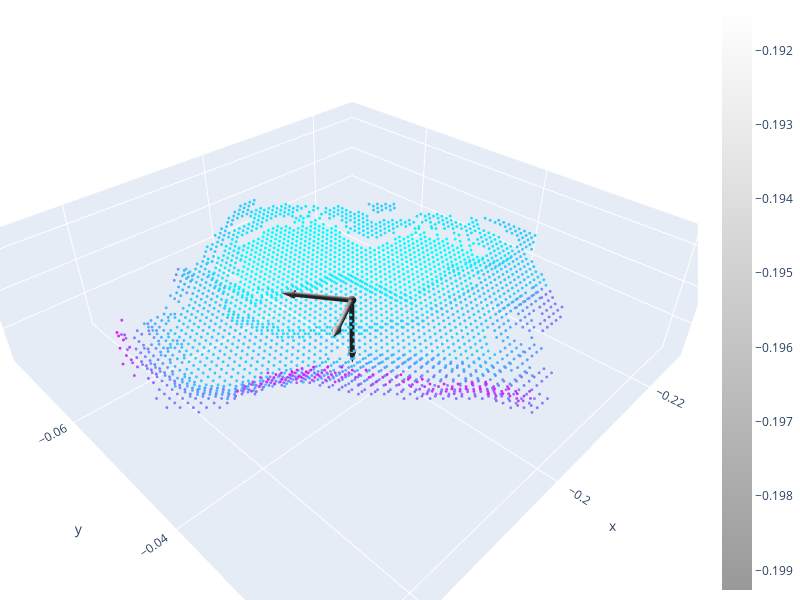

The cell this chart's notebook holds for it:
### Code cell
axis_length = np.linalg.norm(points - centroid, axis=1).max() * 0.3
frame = o3d.geometry.TriangleMesh.create_coordinate_frame(
    size=axis_length,
    origin=np.zeros(3)
)

# 3) RPY → 3×3 회전행렬
R_rpy = Rotation.from_euler(
    'xyz',
    [roll_pca, pitch_pca, yaw_pca],
    degrees=True
).as_matrix()

# 4) 4×4 변환행렬로 결합 (회전 + 평행이동)
T = np.eye(4)
T[:3, :3] = R_rpy
T[:3, 3]  = centroid

frame.transform(T)

pts = np.asarray(pcd.points)
z = pts[:, 2]
z_norm = (z - z.min()) / (z.max() - z.min())    # 0~1 정규화
import matplotlib.pyplot as plt
cmap = plt.get_cmap("cool")
colors = cmap(z_norm)[:, :3]                   # RGBA → RGB
pcd.colors = o3d.utility.Vector3dVector(colors)

# 5) PCD와 함께 그리기
o3d.visualization.draw_plotly(
    [pcd, frame],
    window_name="PCA‐RPY Visualization",
    width=800, height=600
)

### Figure 1 — Plotly figure (JSON) as saved in the notebook; plotly's stock layout.template omitted (floating-point values rounded to 4 significant figures; data arrays with more than 128 entries replaced by an {"elided": "..."} marker saying what was removed)
{"data": [{"marker": {"color": {"elided": "2821x3 float values"}, "size": 1}, "mode": "markers", "type": "scatter3d", "x": {"elided": "2821 float values"}, "y": {"elided": "2821 float values"}, "z": {"elided": "2821 float values"}}, {"colorscale": [[0, "rgb(153, 153, 153)"], [1, "rgb(255,255,255)"]], "flatshading": true, "i": {"elided": "2240 int values"}, "intensity": {"elided": "1134 float values"}, "j": {"elided": "2240 int values"}, "k": {"elided": "2240 int values"}, "lighting": {"ambient": 0.18, "diffuse": 1, "facenormalsepsilon": 1e-15, "fresnel": 0.1, "roughness": 0.05, "specular": 1, "vertexnormalsepsilon": 1e-15}, "lightposition": {"x": 100, "y": 200, "z": 0}, "type": "mesh3d", "x": {"elided": "1134 float values"}, "y": {"elided": "1134 float values"}, "z": {"elided": "1134 float values"}}], "layout": {"height": 600, "margin": {"b": 0, "l": 0, "r": 0, "t": 0}, "scene": {"camera": {"center": {"x": 0, "y": 0, "z": 0}, "up": {"x": 0, "y": 0, "z": 1}}}, "showlegend": false, "width": 800}}
